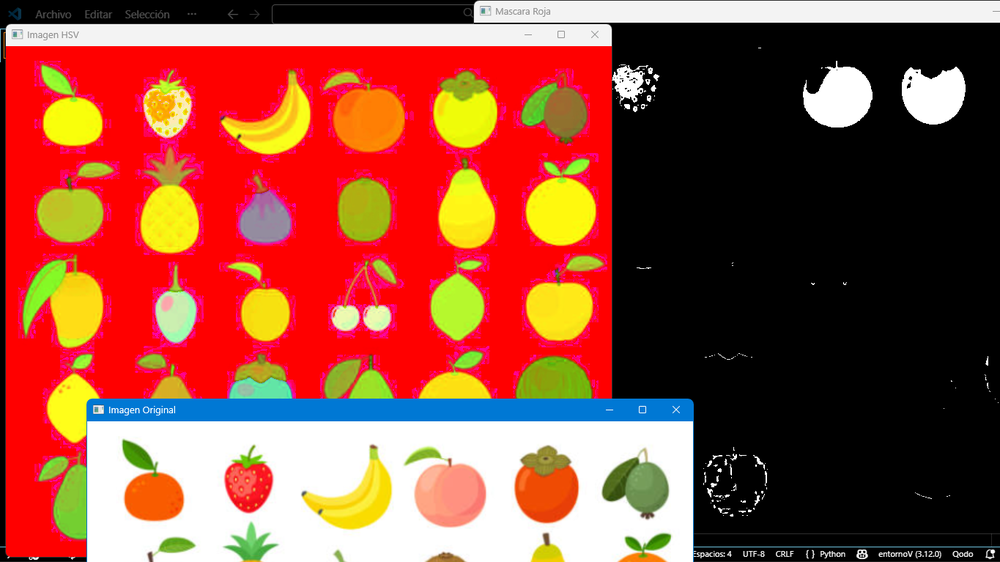
#> input picture TareasGrafi/Act1_Exploracion_del_Espacio_HSV/image-1.png, 1000 x 562 px, shrunk from 1365 x 767 before the run, given in place of the camera
$ python mascaras.py
#> lines starting #> are read from the running program, lines starting #| are printed output that depends on the picture; after the words box and inside, x2 and y2 are one past the last pixel; in counts of white or black regions, pixels touching at a corner belong together
import cv2 as cv
import numpy as np

# Inicia la cámara (0 = cámara principal)
cap = cv.VideoCapture(0)

while True:

    # Lee frame de la cámara
    ret, frame = cap.read()
#> frame is the input picture: shape (562, 1000, 3); mean B, G, R 59.9, 77.9, 147.6

    if not ret:
        break

    # Convierte a escala de grises
    gris = cv.cvtColor(frame, cv.COLOR_BGR2GRAY)
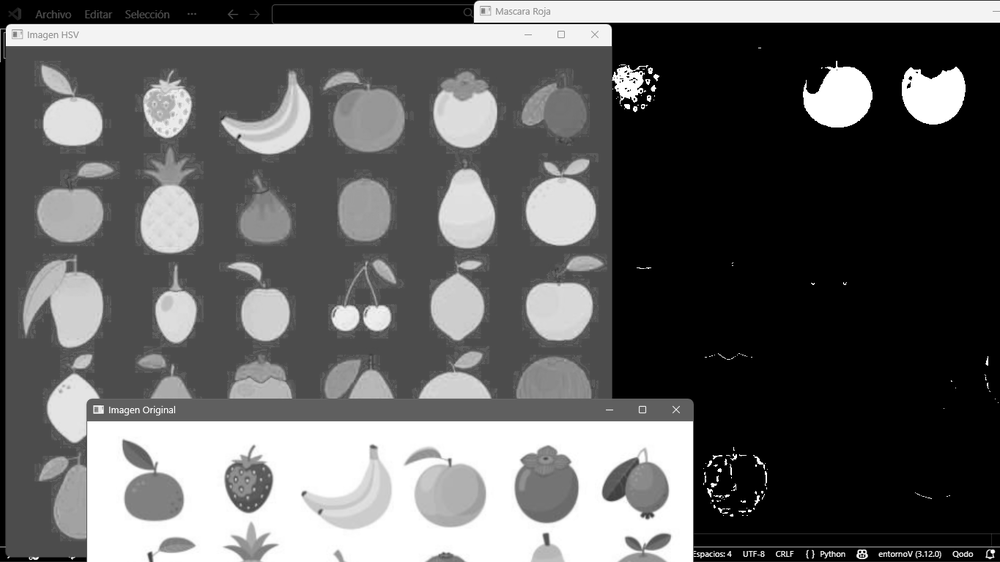
#> gris: shape (562, 1000); min 0, max 255, mean 96.6

    # Crea máscara con umbral
    # Todo lo mayor a 100 = blanco
    # Todo lo menor = negro
    _, mascara = cv.threshold(gris, 80, 255, cv.THRESH_BINARY)
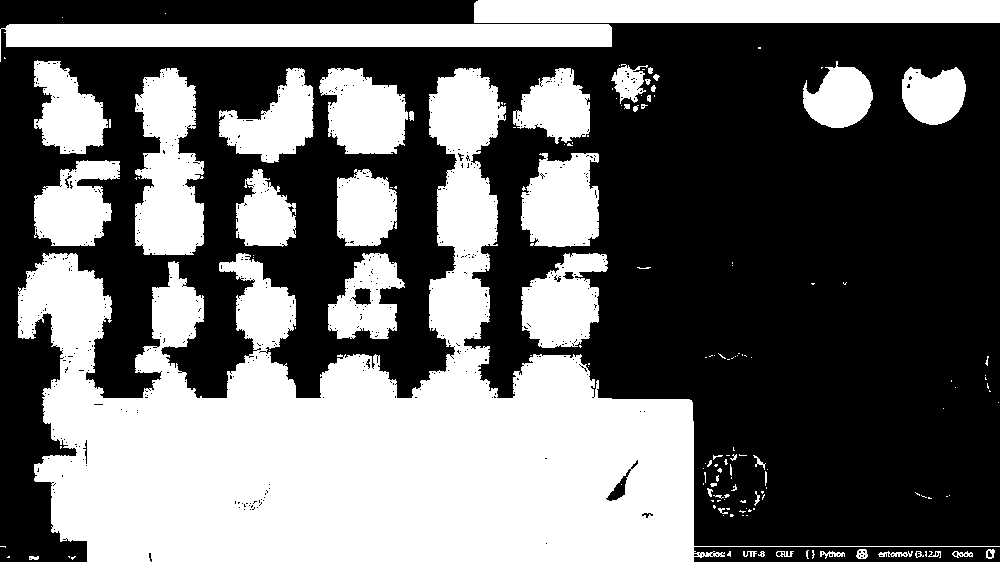
#> mascara: shape (562, 1000); 42% white; 154 white regions (108 under 20 px), largest, box (x1, y1, x2, y2) and area: (17, 68, 1000, 562) 146461, (0, 24, 612, 62) 13969, (474, 0, 1000, 23) 12091

    # Aplica máscara
    resultado = cv.bitwise_and(frame, frame, mask=mascara)
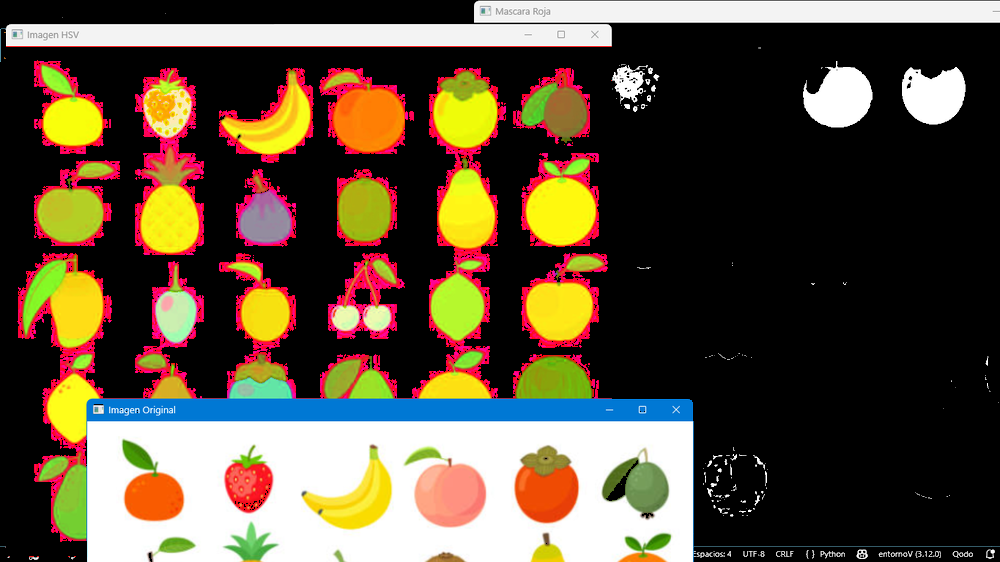
#> resultado: shape (562, 1000, 3); mean B, G, R 59.3, 77.4, 91.3

    # Muestra ventanas
    cv.imshow("Video original", frame)
    cv.imshow("Blanco y negro", gris)
    cv.imshow("Mascara aplicada", resultado)

    # Salir con tecla ESC
    if cv.waitKey(1) & 0xFF == 27:
#> (key Esc is pressed here)
        break


# Libera cámara
cap.release()

# Cierra ventanas
cv.destroyAllWindows()

$ run again, on TareasGrafi/Act1_Exploracion_del_Espacio_HSV/image.png
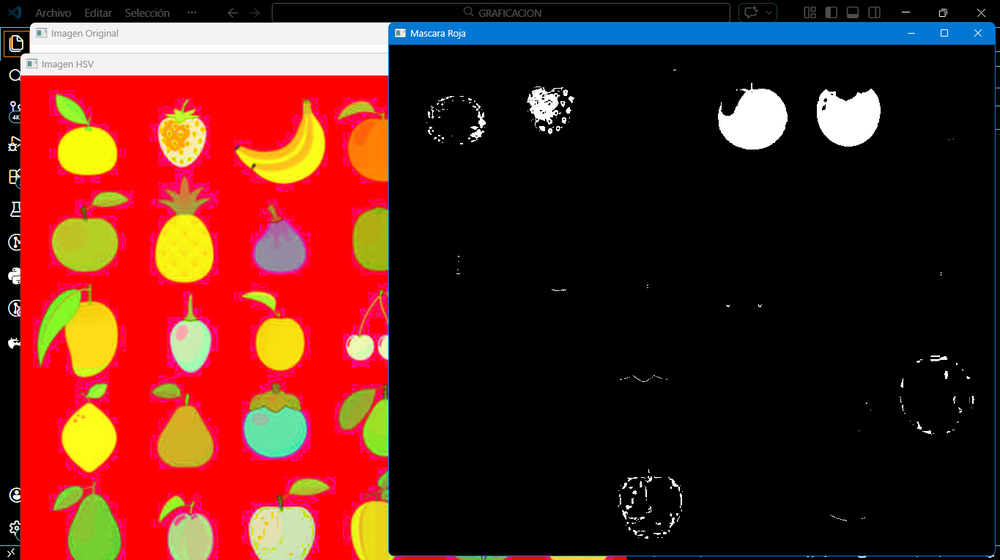
#> input picture TareasGrafi/Act1_Exploracion_del_Espacio_HSV/image.png, 1000 x 560 px, shrunk from 1365 x 764 before the run, given in place of the camera
#> frame is the input picture: shape (560, 1000, 3); mean B, G, R 28, 36.6, 88.6
#> `_, mascara = cv.threshold(gris, 80, 255, cv.THRESH_BINARY)`:
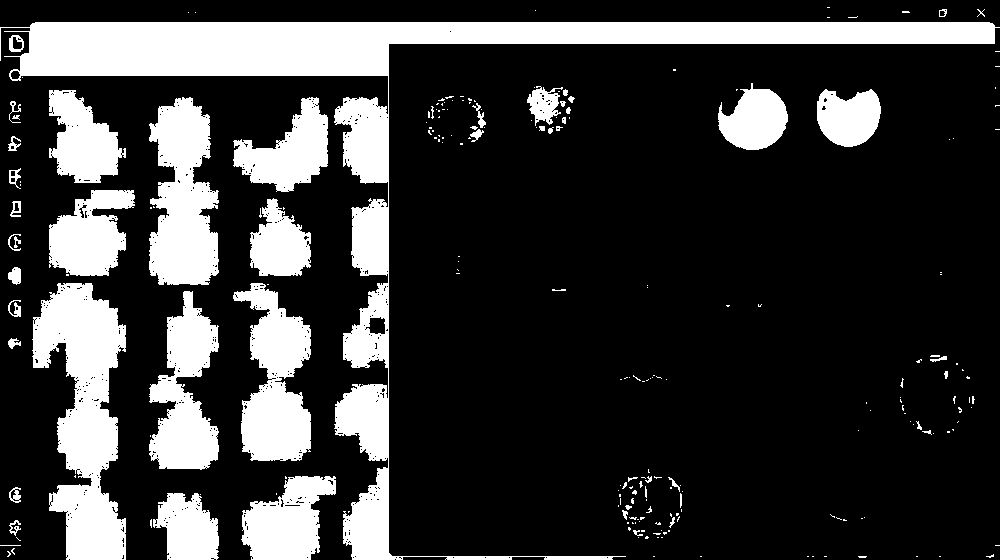
#> mascara: shape (560, 1000); 22.2% white; 228 white regions (173 under 20 px), largest, box (x1, y1, x2, y2) and area: (0, 22, 1000, 560) 48540, (32, 283, 126, 560) 15140, (149, 97, 219, 285) 9543
#> `resultado = cv.bitwise_and(frame, frame, mask=mascara)`:
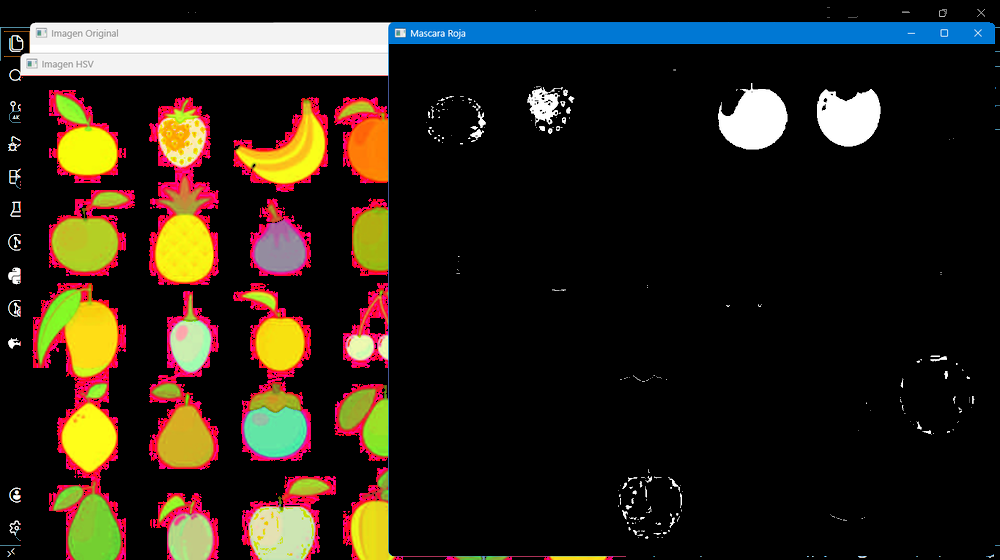
#> resultado: shape (560, 1000, 3); mean B, G, R 26.9, 35.9, 43.9
